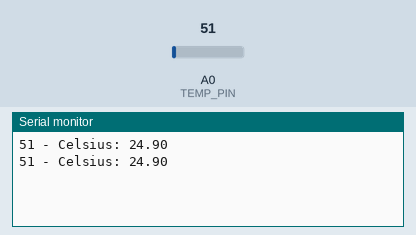
A sketch run on a simulated Arduino Uno, built with avr-gcc and run on an emulated ATmega328P. Shown: the last lines printed to the serial monitor. Inputs (shaded band) come from the test bench; at power-on: A0 (TEMP_PIN) = 51.

Above: at 1.8 s.
1.9 s: A0 (TEMP_PIN) set to 61
At 2.3 s:
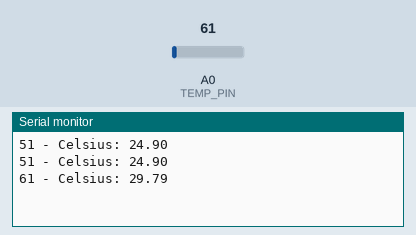
3.4 s: A0 (TEMP_PIN) set to 71
At 4.8 s:
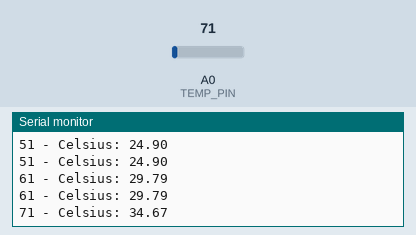
Timing chart, 0 to 6.4 s (numbered marks = the images above; inputs shaded):
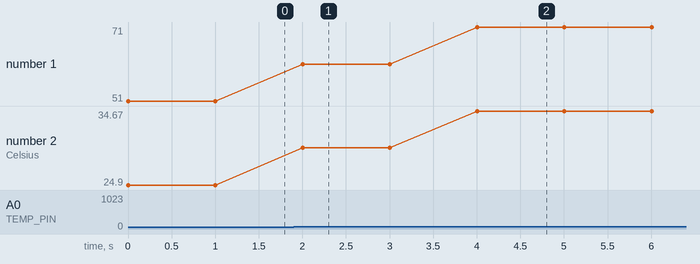

The sketch:

experiment-10.ino
```cpp
/*
  experiment-10 Temperature
  Reads ambient temperature

  Arduino ADC converter outputs values from 0-1023 (10 bit value). So, we must
  convert this value to a voltage between 0-5v.
  Resolution between readings of 5 volts / 1024 units: 0.0049 volts (4.9 mV) per unit.

  Rossano Pablo Pinto - rossano at gmail dot com

  Example code for the Short Term Course IoT: From data collection to data presentation
  FATEC Americana - ARInter - CPS - July/2022
*/

#define TEMP_PIN A0
int sensor_value = 0;
int state = 0;
float temperature_celsius=0.0;

void setup() {
  Serial.begin(115200);
}

void loop() {
  sensor_value = analogRead(TEMP_PIN);
  temperature_celsius = (sensor_value * ( 5000 / 1024.0)) / 10;
  Serial.print(sensor_value);
  Serial.print(" - Celsius: ");
  Serial.println(temperature_celsius);

  delay(1000);
}
```

Measured:
- after the input at 1.9 s, the serial monitor: prints a new line after 0.10 s (image 1)
- after the input at 3.4 s, the serial monitor: prints a new line after 0.60 s (image 2)
- plotted number 1: 51 → 61 after the input at 1.9 s, 61 → 71 after the input at 3.4 s
- plotted number 2: 24.9 → 29.79 after the input at 1.9 s, 29.79 → 34.67 after the input at 3.4 s
